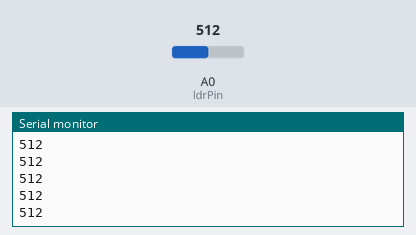
This sketch was run on a simulated Arduino Uno, built with avr-gcc and run on an emulated ATmega328P. Shown: the last lines printed to the serial monitor. The inputs (shaded band) are chosen by the test bench; at power-on: A0 (ldrPin) = 512.

Above: at 1.2 s.
1.3 s: A0 (ldrPin) set to 716
At 1.31 s:
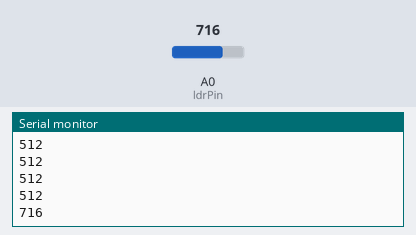
2.8 s: A0 (ldrPin) set to 900
At 2.81 s:
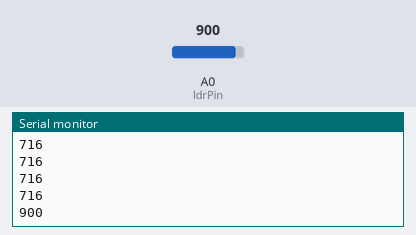
Timing chart, 0 to 5.8 s (numbered marks = the images above; inputs shaded):
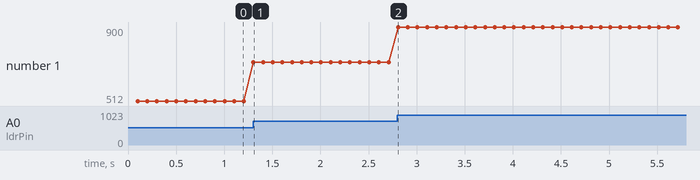

Measured:
- after the input at 1.3 s, the serial monitor: prints a new line at once (image 1)
- after the input at 2.8 s, the serial monitor: prints a new line at once (image 2)
- plotted number 1: 512 → 716 after the input at 1.3 s, 716 → 900 after the input at 2.8 s

The sketch:

aula2_6_-_LDR.ino
```cpp
//le o valor do potenciometro convertendo o analógico em digital (de 0 a 1023 para 0 a 255)
#define ldrPin 14//define o pino analógico em que o potenciometro vai ser conectado
int val = 0;
void setup() {
  // put your setup code here, to run once:
  Serial.begin(9600); //definir comunicação na porta serial, com taxa de transmissão de 9600 bits por segundo.
}

void loop() {
  // put your main code here, to run repeatedly:
  delay(100);
  val = analogRead(ldrPin);
  Serial.println(val);
}
```
